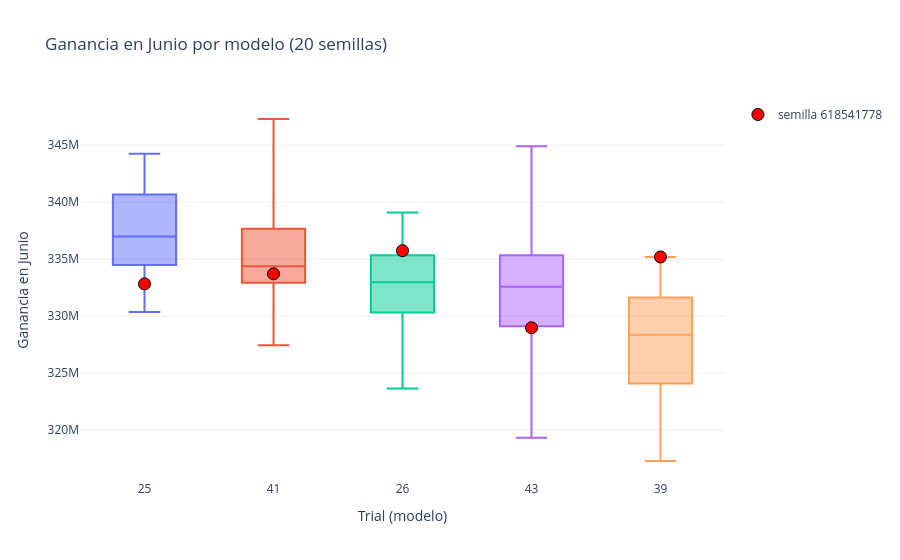

The notebook cell saved with this chart:
### Markdown cell above
##### Boxplots Ordenados por Mediana de Mayor a Menor

### Code cell
orden_trials = [str(t) for t in estadisticas.index]       # ordenados por mediana, de mayor a menor

fig = go.Figure()

for trial in estadisticas.index:
    datos_trial = df_semillas[df_semillas['trial'] == trial]
    fig.add_trace(go.Box(
        y=datos_trial['ganancia_junio'],
        x=[str(trial)] * len(datos_trial),
        name=str(trial),
        boxpoints=False,
        showlegend=False
    ))

primera_semilla = df_semillas[df_semillas['seed'] == semillas[0]]
fig.add_trace(go.Scatter(
    x=[str(t) for t in primera_semilla['trial']],
    y=primera_semilla['ganancia_junio'],
    mode='markers',
    marker=dict(color='red', size=12, line=dict(color='black', width=1)),
    name=f'semilla {semillas[0]}'
))

fig.update_layout(
    title=f"Ganancia en Junio por modelo ({n_semillas} semillas)",
    xaxis_title="Trial (modelo)",
    yaxis_title="Ganancia en Junio",
    xaxis=dict(categoryorder='array', categoryarray=orden_trials),
    template='plotly_white'
)

fig.show()

### Figure 1 — Plotly figure (JSON) as saved in the notebook; plotly's stock layout.template omitted (floating-point values rounded to 4 significant figures)
{"data": [{"boxpoints": false, "name": "25", "showlegend": false, "type": "box", "x": ["25", "25", "25", "25", "25", "25", "25", "25", "25", "25", "25", "25", "25", "25", "25", "25", "25", "25", "25", "25"], "y": [332800000.0, 335500000.0, 343400000.0, 330400000.0, 335500000.0, 339300000.0, 334200000.0, 331400000.0, 337000000.0, 334800000.0, 343400000.0, 335100000.0, 337800000.0, 341000000.0, 336900000.0, 342500000.0, 340300000.0, 344200000.0, 331900000.0, 339600000.0]}, {"boxpoints": false, "name": "41", "showlegend": false, "type": "box", "x": ["41", "41", "41", "41", "41", "41", "41", "41", "41", "41", "41", "41", "41", "41", "41", "41", "41", "41", "41", "41"], "y": [333700000.0, 339900000.0, 347300000.0, 333300000.0, 335000000.0, 327400000.0, 333800000.0, 328000000.0, 332900000.0, 338500000.0, 336800000.0, 336400000.0, 335800000.0, 340300000.0, 336600000.0, 330200000.0, 333300000.0, 338700000.0, 332900000.0, 328800000.0]}, {"boxpoints": false, "name": "26", "showlegend": false, "type": "box", "x": ["26", "26", "26", "26", "26", "26", "26", "26", "26", "26", "26", "26", "26", "26", "26", "26", "26", "26", "26", "26"], "y": [335700000.0, 335500000.0, 332400000.0, 326200000.0, 327600000.0, 337500000.0, 339100000.0, 330900000.0, 334400000.0, 333800000.0, 333100000.0, 329500000.0, 335200000.0, 334900000.0, 332100000.0, 323600000.0, 329700000.0, 336000000.0, 332900000.0, 331000000.0]}, {"boxpoints": false, "name": "43", "showlegend": false, "type": "box", "x": ["43", "43", "43", "43", "43", "43", "43", "43", "43", "43", "43", "43", "43", "43", "43", "43", "43", "43", "43", "43"], "y": [329000000.0, 334400000.0, 333100000.0, 330200000.0, 332300000.0, 344900000.0, 336300000.0, 328700000.0, 332800000.0, 340000000.0, 334200000.0, 319300000.0, 338400000.0, 327700000.0, 337200000.0, 334000000.0, 329300000.0, 332200000.0, 331500000.0, 326600000.0]}, {"boxpoints": false, "name": "39", "showlegend": false, "type": "box", "x": ["39", "39", "39", "39", "39", "39", "39", "39", "39", "39", "39", "39", "39", "39", "39", "39", "39", "39", "39", "39"], "y": [335200000.0, 329600000.0, 327900000.0, 333500000.0, 327400000.0, 333700000.0, 330000000.0, 328600000.0, 323200000.0, 323100000.0, 328700000.0, 323800000.0, 317300000.0, 328100000.0, 331400000.0, 324700000.0, 332500000.0, 331800000.0, 321200000.0, 324400000.0]}, {"marker": {"color": "red", "line": {"color": "black", "width": 1}, "size": 12}, "mode": "markers", "name": "semilla 618541778", "type": "scatter", "x": ["39", "41", "25", "43", "26"], "y": [335200000.0, 333700000.0, 332800000.0, 329000000.0, 335700000.0]}], "layout": {"title": {"text": "Ganancia en Junio por modelo (20 semillas)"}, "xaxis": {"categoryarray": ["25", "41", "26", "43", "39"], "categoryorder": "array", "title": {"text": "Trial (modelo)"}}, "yaxis": {"title": {"text": "Ganancia en Junio"}}}}
